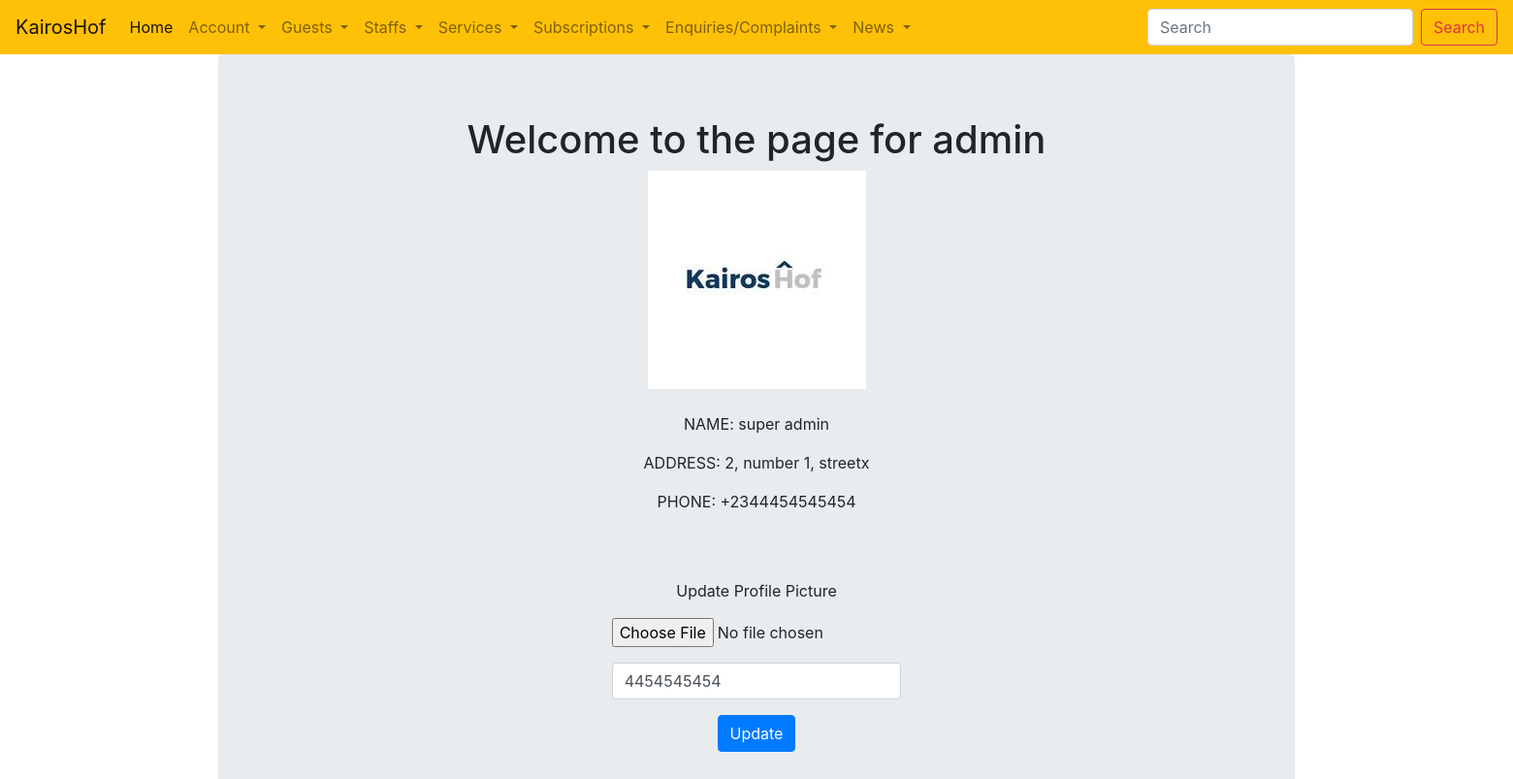
The page /profile (signed in) on the database as committed earlier.
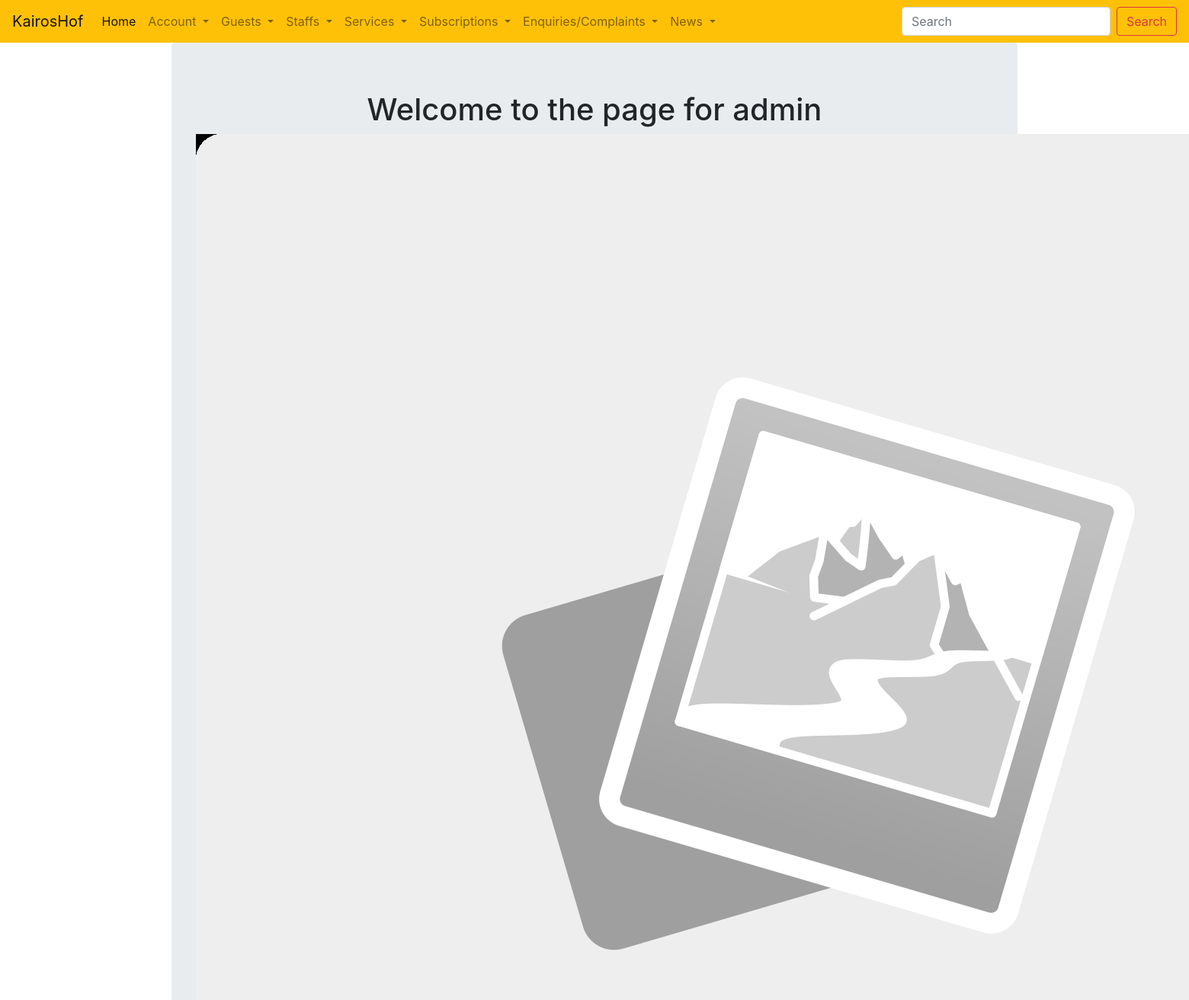
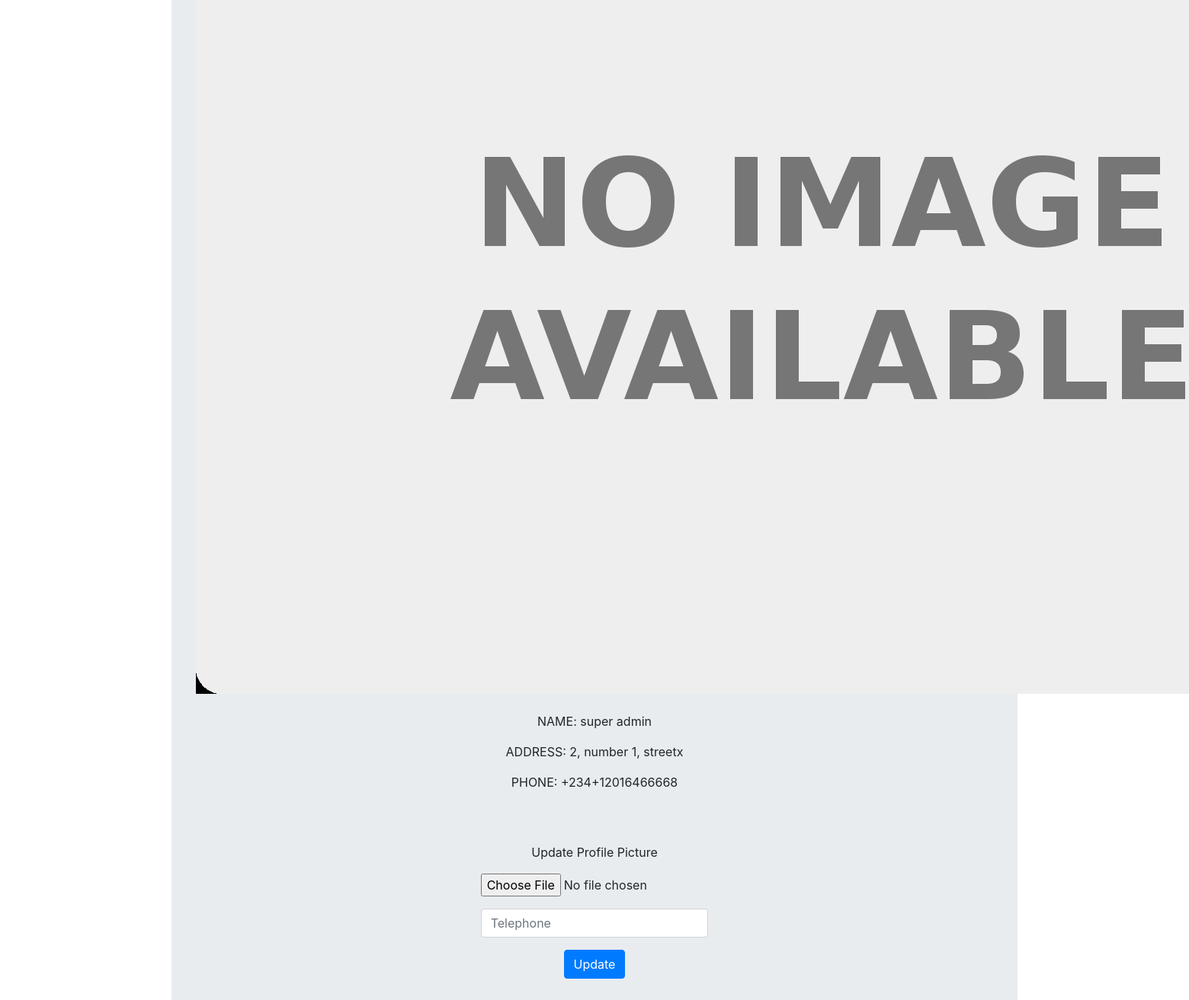
The same page on the database as committed later (2 pictures, top to bottom).
### estate_management/usermodels.py (models this page shows, shortened)
class User(db.Model, UserMixin):
    __tablename__ = 'users'
    __table_args__ =  (db.UniqueConstraint('username'),db.UniqueConstraint('telephone'), db.PrimaryKeyConstraint('id'),)
    id = db.Column(db.Integer, primary_key=True)
    profile_image = db.Column(db.String(20), nullable=False, default='no_image.png')
    firstname = db.Column(db.String, nullable=False)
    lastname = db.Column(db.String, nullable=False)
    dateofbirth = db.Column(db.DateTime, nullable=False)
    username = db.Column(db.String, nullable=False, unique=True)
    password_hash = db.Column(db.String, nullable=False)
    streetname = db.Column(db.Text, nullable=False, default=None)
    housenumber = db.Column(db.String, nullable=False, default=None)
    flatnumber = db.Column(db.String, nullable=True, default=None)
    gender = db.Column(db.String, nullable=False)
    telephone = db.Column(db.Text, nullable=False, unique=True)
    registration_date = db.Column(db.DateTime(), nullable=False, default=datetime.now())
    estate = db.Column(db.Integer, db.ForeignKey('estates.id'))
    role = db.Column(db.Integer, db.ForeignKey('roles.id'))
    guests = db.relationship('Guest', backref='host', lazy='dynamic')
    staffs = db.relationship('Staff', backref='boss', lazy='dynamic')
    services = db.relationship('Service', backref='requester', lazy='dynamic')
    enquiries = db.relationship('Enquiry', backref='asker', lazy='dynamic')
    subscriptions = db.relationship('Subscription', backref='subscriber', lazy='dynamic')
    news = db.relationship('Publication', back_populates='users')
    """
    def validate_phone(self, data):
        '''Regular verification of mobile phone number'''
        phone = telephone.data
        if not re.search(r'^234\d{10}$', phone):
            raise ValidationError('Mobile phone number format is incorrect')
    """
    def format(self):
        return {
        'firstname': self.firstname,
        'lastname': self.lastname,
        'dateofbirth': self.dateofbirth,
        'username': self.username,
        'streetname': self.streetname,
        'housenumber': self.housenumber,
        'flatnumber': self.flatnumber,
        'gender': self.gender,
        'telephone': self.telephone,
        'role': self.role
        }

### estate_management/core/userviews.py (the view)
@core.route("/profile", methods=['GET','POST'])
@login_required
def profile():
    form = UpdateUserForm()
    if form.validate_on_submit():
        print(form)
        if form.picture.data:
            username = current_user.username
            pic = add_profile_pic(form.picture.data,username)
            current_user.profile_image = pic
        current_user.telephone = form.telephone.data
        db.session.commit()
        flash('User Account Updated')
        return redirect(url_for('core.profile'))
    elif request.method == 'GET':
        form.telephone.data = current_user.telephone
    else:
        flash('Please fill form appropriately')
    profile_image = url_for('static', filename='profile_pics/' + current_user.profile_image)
    return render_template('profile.html', profile_image=profile_image, form=form)

### estate_management/core/userforms.py (shortened to what this page needs)
class UpdateUserForm(FlaskForm):
    telephone = IntegerField('Telephone')
    picture = FileField('Update Profile Picture', validators=[FileAllowed(['jpg','png','jpeg'])])
    submit = SubmitField('Update')

### estate_management/usermodels.py (called while the page is built)
@login_manager.user_loader
def load_user(user_id):
    return User.query.get(user_id)

### estate_management/templates/profile.html (shortened to what this page needs)
{% extends "layout.html" %}
{% block content %}
<div class="jumbotron">
  <div align='center'>
    <h1 >Welcome to the page for {{current_user.username}}</h1>
    <img align='center' src="{{ url_for('static', filename='profile_pics/' + current_user.profile_image) }}">
    <br>
    <br>
    <p>NAME: {{current_user.firstname}} {{current_user.lastname}}</p>
    <p>ADDRESS: {{current_user.flatnumber}}, number {{current_user.housenumber}}, {{current_user.streetname}}</p>
    <p>PHONE: +234{{ current_user.telephone }}</p>
    <br>
    <br>
    <div class="container">
      <form  method="POST" action = "" enctype="multipart/form-data">
        <div class="col-auto my-1">
          <div class="form-group col-md-4">
            {{ form.picture.label(class="form-group") }}
            {{ form.picture(class="form-control-file") }}
          </div>
        </div>
        <div class="col-auto my-1">
          <div class="form-group col-md-4">
            {{form.telephone(class='form-control', placeholder="Telephone")  }}
          </div>
        </div>
        <div class="form-group">
            {{ form.submit(class="btn btn-primary") }}
        </div>
      </form>
    </div>
  </div>
</div>
{% endblock content %}

### estate_management/templates/layout.html (shortened to what this page needs)
<!DOCTYPE html>
<html lang="en" dir="ltr">
  <head>
    <link rel="stylesheet" href="https://stackpath.bootstrapcdn.com/bootstrap/4.3.1/css/bootstrap.min.css">
  </head>
  <body>
    <nav class="navbar navbar-expand-lg navbar-light bg-warning">
      <a class="navbar-brand" href="{{ url_for('core.index') }}">KairosHof</a>
      <div class="collapse navbar-collapse" id="navbarSupportedContent">
        <ul class="navbar-nav mr-auto">
          <li class="nav-item active">
            <a class="nav-link" href="{{ url_for('core.index') }}">Home <span class="sr-only">(current)</span></a>
          </li>
          {% if current_user.is_authenticated %}
          <li class="nav-item dropdown">
            <a class="nav-link dropdown-toggle" href="#" id="navbarDropdown" role="button" data-toggle="dropdown" aria-haspopup="true" aria-expanded="false">
              Account
            </a>
          </li>
          <li class="nav-item dropdown">
            <a class="nav-link dropdown-toggle" href="#" id="navbarDropdown" role="button" data-toggle="dropdown" aria-haspopup="true" aria-expanded="false">
              Guests
            </a>
          </li>
          <li class="nav-item dropdown">
            <a class="nav-link dropdown-toggle" href="#" id="navbarDropdown" role="button" data-toggle="dropdown" aria-haspopup="true" aria-expanded="false">
              Staffs
            </a>
          </li>
          <li class="nav-item dropdown">
            <a class="nav-link dropdown-toggle" href="#" id="navbarDropdown" role="button" data-toggle="dropdown" aria-haspopup="true" aria-expanded="false">
              Services
            </a>
          </li>
          <li class="nav-item dropdown">
            <a class="nav-link dropdown-toggle" href="#" id="navbarDropdown" role="button" data-toggle="dropdown" aria-haspopup="true" aria-expanded="false">
              Subscriptions
            </a>
          </li>
          <li class="nav-item dropdown">
            <a class="nav-link dropdown-toggle" href="#" id="navbarDropdown" role="button" data-toggle="dropdown" aria-haspopup="true" aria-expanded="false">
              Enquiries/Complaints
            </a>
          </li>
          <li class="nav-item dropdown">
            <a class="nav-link dropdown-toggle" href="#" id="navbarDropdown" role="button" data-toggle="dropdown" aria-haspopup="true" aria-expanded="false">
              News
            </a>
          </li>
          {% endif %}
        </ul>
        <form class="form-inline my-2 my-lg-0">
          <input class="form-control mr-sm-2" type="search" placeholder="Search" aria-label="Search">
          <button class="btn btn-outline-danger my-2 my-sm-0" type="submit">Search</button>
        </form>
      </div>
    </nav>
    <div class="container">
      {% block content %}
      {% endblock %}
    </div>
  </body>
</html>

Rows that differ between the two databases and show on the page:
changed User "admin": profile_image: a different picture; telephone "4454545454" → "+12016466668"; telephone "4454545454" → (not shown)
